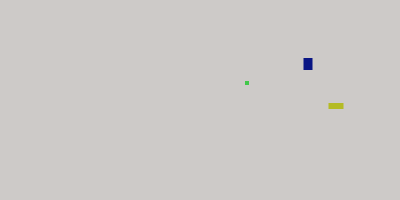
Frame 1 (no input)
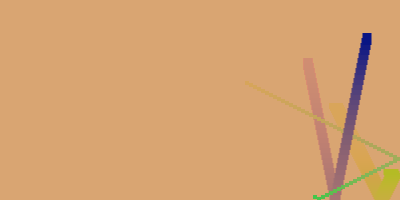
Frame 60 (the mouse pressed at the canvas centre just before this capture)
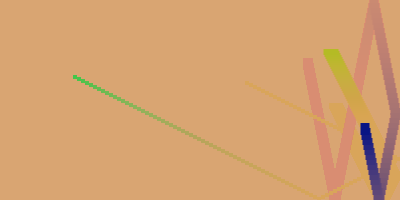
Frame 120 (the mouse held since frame 60 and released just before this capture)

The Processing sketch that drew these frames (run headless with seeded random() and noise(); from frame 60 on, the mouse is pressed at the canvas centre):

// Processing sketch: processing_43837
// ── processing_43837.pde

// Homework Extra Credit 3
// 51-757 Computing for the Arts with Processing
// October 27, 2011
// Copyright Molly Nix October 2011 Pittsburgh, PA 15232


int MAX = 5;

float [ ] bx;
float [ ] by;
float [ ] bht;
float [ ] bwd;
float [ ] bdx;
float [ ] bdy;
color [ ] bcol;

void setup( )
{
  size ( 400, 200 );
  textSize( 24 );
  textAlign( CENTER );
  bx = new float [ MAX ];
  initFloatArray( bx, 50, width-50 );
  by = new float [ MAX ];
  initFloatArray( by, 50, height-50  );
  bht = new float [ MAX ];
  initFloatArray( bht, 0, height*.1);
  bwd = new float [ MAX ];
  initFloatArray( bwd, 0, width*.1 );
  bdx = new float [ MAX ];
  initFloatArray( bdx, 1, 10  ); 
  bdy = new float [ MAX ];
  initFloatArray( bdy, 2, 14  ); 
  bcol = new color [ MAX ];
  initColorArray( );
}

void draw( )
{
  prepScreen( );  
  moveBoxes( );   
  drawBoxes( );
}
void initFloatArray(float [ ] farray, float low, float high) 
{
  for ( int i = 0; i < farray.length; i++ )
  {
    farray[ i ] = int( random(low, high) );
  }
}

void initColorArray( ) 
{
  for ( int i = 0; i < bcol.length; i++ )
  {
    bcol[ i ] = color( int( random(255) ), 
    int( random(255) ), 
    int( random(255) ) );
  }
}

void moveBoxes( ) 
{
  for (int i =0; i< MAX; i++) 
  {
    bx[i] = bx[i] + bdx[i];
    by[i] = by[i] + bdy[i];
    if ((bx[i] > width - (bwd[i]/2)) || (bx[i] < (bwd[i]/2))) 
    {
      bdx[i] = -bdx[i];
    }
    if ((by[i] < (bht[i]/2)) || (by[i] > height - (bht[i]/2))) 
    {
      bdy[i] = -bdy[i];
    }
  }
}

void drawBoxes( )
{
  for ( int i = 0; i < MAX; i++ ) 
  {
    fill( bcol[i] );
    rect( bx[i], by[i], bwd[i], bht[i] );
  }
}

void prepScreen( )
{
  fill(225, 152, 111, 10);
  noStroke();
  rectMode( CENTER );
  rect( width/2, height/2, width, height );
}
